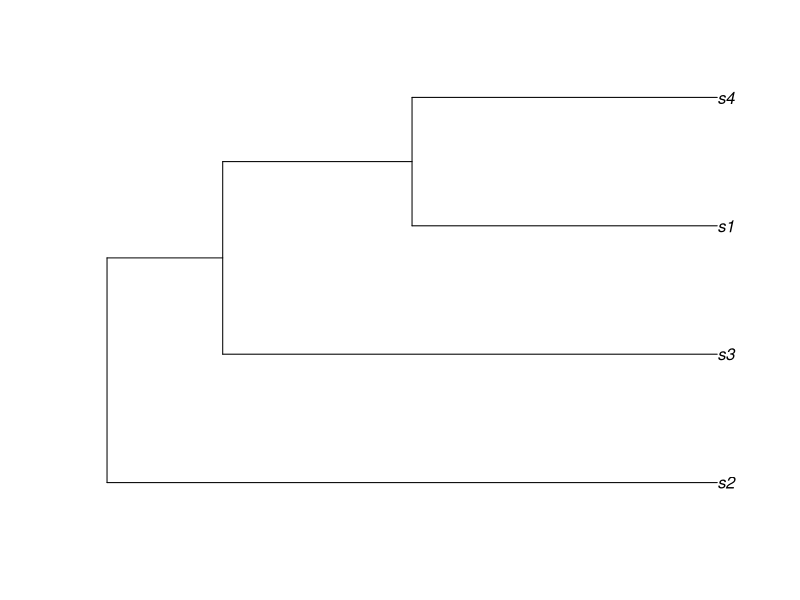
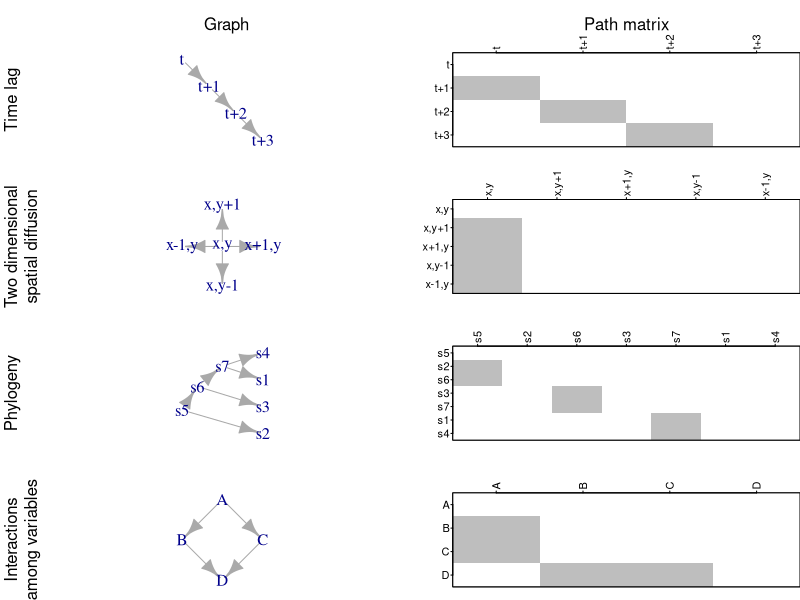

Source code (R) for these figures, in order:

root_dir = R'(C:\Users\James.Thorson\Desktop\Git\graphical_mixed_model)'

#
Date = Sys.Date()
run_dir = file.path(root_dir, Date )
  dir.create(run_dir)

library(igraph)
library(Matrix)
library(ape)

plot_graph<-
function( graph ){           # rev(seq_len(ncol(A)))
  A = (as_adjacency_matrix(graph))   # [,rev(seq_len(nrow(A)))]
  image( as.matrix(A)[,rev(seq_len(ncol(A)))], x = seq_len(nrow(A)), y = seq_len(ncol(A)),
         col = c("white","grey"), xaxt = "n", yaxt = "n",
         xlab = "", ylab = "" )
  axis(3, at = axTicks(3), label = names(V(graph)), las = 2)
  axis(2, at = axTicks(2), label = rev(names(V(graph))), las = 2)
  box()
}

g1 <- graph_from_literal(
  "t" -+ "t+1",
  "t+1" -+ "t+2",
  "t+2" -+ "t+3"
)
coords1 = layout_(g1, with_sugiyama())
coords1$layout = cbind( 1:4, 4:1 )

g2 <- graph_from_literal(
  "x,y" -+ "x,y+1",
  "x,y" -+ "x+1,y",
  "x,y" -+ "x,y-1",
  "x,y" -+ "x-1,y"
)
coords2 = layout_(g2, with_sugiyama())
coords2$layout = cbind( x = c(0, 0, 1, 0, -1), y = c(0, 1, 0, -1, 0) )

# Tree
set.seed(101)
tree = rtree(4)
tree$tip.label = gsub( tree$tip.label, pattern = "t", replacement = "s")
tree$node.label = paste0("s", Ntip(tree) + seq_len(Nnode(tree)) )
# Rescale edge lengths
height = node.depth.edgelength(tree)[seq_len(Ntip(tree))]
extra_height = max(height) - height
match_tip_to_edge = match(seq_len(Ntip(tree)),tree$edge[,2])
tree$edge.length[match_tip_to_edge] = tree$edge.length[match_tip_to_edge] + extra_height
g3 = as.igraph(tree)
plot(tree)
coords <- get("last_plot.phylo", envir = .PlotPhyloEnv)
tip_positions <- data.frame(label = tree$tip.label,
                            x = coords$xx[1:Ntip(tree)],
                            y = coords$yy[1:Ntip(tree)])
node_positions <- data.frame(node = (Ntip(tree) + 1):(Ntip(tree) + tree$Nnode),
                             x = coords$xx[(Ntip(tree) + 1):(Ntip(tree) + tree$Nnode)],
                             y = coords$yy[(Ntip(tree) + 1):(Ntip(tree) + tree$Nnode)])
names(node_positions)[1] = "label"
node_positions[,1] = tree$node.label
positions = rbind( tip_positions, node_positions)
coords3 = layout_(g3, with_sugiyama())
coords3$layout = as.matrix(positions[ match(names(V(g3)),positions$label),c("x","y")])

# Interactions
g4 <- graph_from_literal(
  "A" -+ "B",
  "A" -+ "C",
  "B" -+ "D",
  "C" -+ "D"
)
coords4 = layout_(g4, with_sugiyama())

png( file.path(run_dir,"Fig_2_graph_examples.png"), width = 4, height = 8, res = 600, units="in" )
  par( mfrow = c(4,2), mar=c(0,4,4,0), mgp = c(1.75, 0.25, 0), tck=-0.02, oma = c(1,0,0,0) )
  for( g_i in 1:4 ){
    graph = list( g1, g2, g3, g4 )[[g_i]]
    coords = list( coords1, coords2, coords3, coords4 )[[g_i]]

    plot( graph, layout = coords, vertex.color = "white", vertex.frame.color = NA,
              vertex.label = names(V(graph)), vertex.label.cex = 1.5, edge.label.cex = 1.5, xlim=c(-1,1.2) )
    mtext( side = 2, line = 1,
           text = c("Time lag\n", "Two dimensional\nspatial diffusion", "Phylogeny\n", "Interactions\namong variables")[g_i] )
    if(g_i==1) mtext( side = 3, text = "Graph", line = 1.5 )
    plot_graph(graph)
    if(g_i==1) mtext( side = 3, text = "Path matrix", line = 1.5 )
  }
dev.off()

